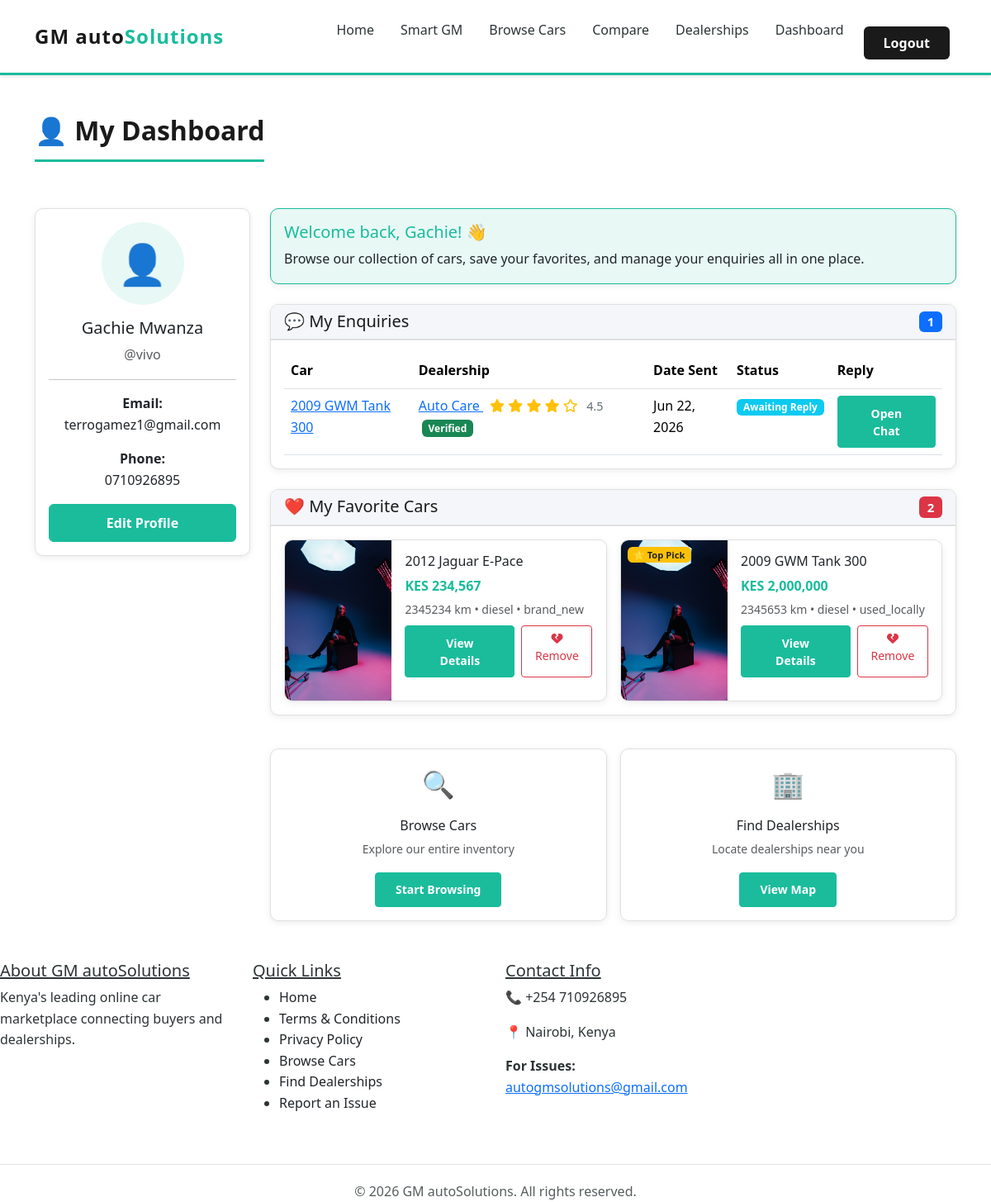
/dashboard/buyer/ (signed in), run on an earlier commit of the app's database.
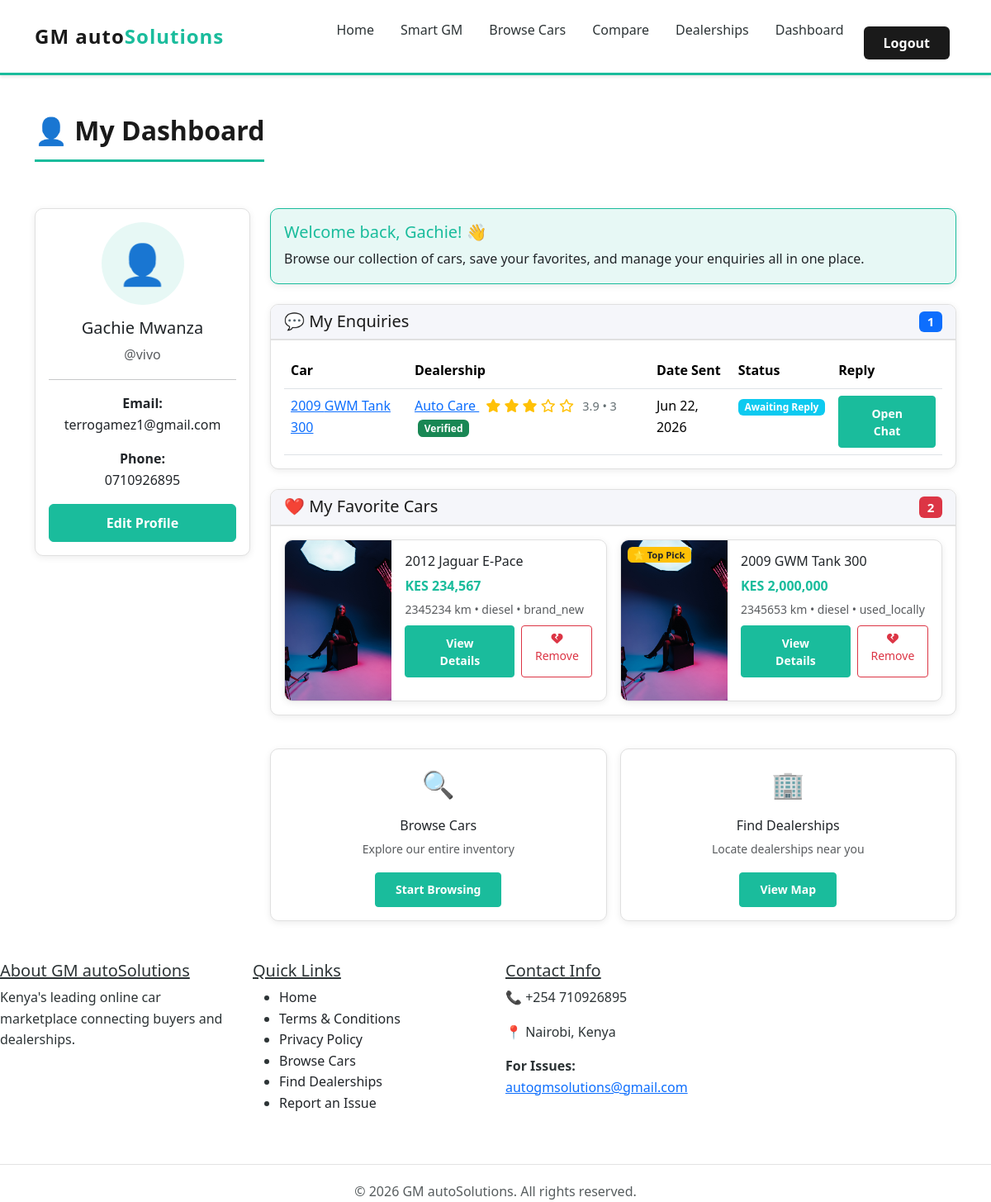
And on a later commit of the database.
### myapp/models.py (models this page shows, shortened)
class Enquiry(models.Model):
    car = models.ForeignKey(Car, on_delete=models.CASCADE, related_name='enquiries', null=True, blank=True)
    dealership = models.ForeignKey('Dealership', on_delete=models.CASCADE, related_name='enquiries', null=True, blank=True)
    buyer_name = models.CharField(max_length=255)
    buyer_email = models.EmailField()
    buyer_phone = models.CharField(max_length=15)
    message = models.TextField()
    is_read = models.BooleanField(default=False)
    dealership_response = models.TextField(null=True, blank=True)
    responded_at = models.DateTimeField(null=True, blank=True)
    created_at = models.DateTimeField(auto_now_add=True)

class Dealership(models.Model):
    user = models.OneToOneField(User, on_delete=models.CASCADE, related_name='dealership')
    company_name = models.CharField(max_length=255)
    description = models.TextField()
    logo = models.ImageField(upload_to='dealership_logos/', null=True, blank=True)
    website = models.URLField(blank=True)
    instagram_url = models.URLField(blank=True)
    facebook_url = models.URLField(blank=True)
    twitter_url = models.URLField(blank=True)
    youtube_url = models.URLField(blank=True)
    linkedin_url = models.URLField(blank=True)
    tiktok_url = models.URLField(blank=True)
    email = models.EmailField()
    phone_number = models.CharField(max_length=15)
    location = models.CharField(max_length=255)  # City/Area in Kenya
    area_code = models.CharField(max_length=20, blank=True, help_text="Area code (e.g., 00100 for Nairobi CBD)")
    latitude = models.FloatField(null=True, blank=True)  # For Google Maps
    longitude = models.FloatField(null=True, blank=True)  # For Google Maps
    address = models.TextField()
    business_certificate = models.FileField(upload_to='dealership_certificates/', null=True, blank=False)
    is_approved = models.BooleanField(default=False)  # Dealership must be approved to be active
    is_premium = models.BooleanField(default=False)  # Premium dealerships appear as top picks on the home page
    is_verified = models.BooleanField(default=False)  # Admin-controlled verified badge for trusted dealerships
    RESPONSE_TIME_CHOICES = [
        ('10_min', '10 min'),
        ('1_hr', '1 hr'),
        ('3_hr', '3 hr'),
        ('6_hr', '6 hr'),
        ('24_hr', '24 hr'),
    ]
    response_time_badge_enabled = models.BooleanField(default=False)
    response_time_badge_choice = models.CharField(
        max_length=20,
        choices=RESPONSE_TIME_CHOICES,
        blank=True,
        default=''
    )
    rating = models.FloatField(default=0, validators=[MinValueValidator(0), MaxValueValidator(5)])
    created_at = models.DateTimeField(auto_now_add=True)
    updated_at = models.DateTimeField(auto_now=True)

class Car(models.Model):
    FUEL_CHOICES = [
        ('petrol', 'Petrol'),
        ('diesel', 'Diesel'),
        ('hybrid', 'Hybrid'),
        ('electric', 'Electric'),
    ]
    TRANSMISSION_CHOICES = [
        ('manual', 'Manual'),
        ('automatic', 'Automatic'),
    ]
    CONDITION_CHOICES = [
        ('brand_new', 'Brand New'),
        ('used_locally', 'Locally Used'),
        ('used_foreignly', 'Foreignly Used'),
    ]
    ENGINE_SIZE_CHOICES = [
        ('0.6', '0.6L'),
        ('0.7', '0.7L'),
        ('0.8', '0.8L'),
        ('0.9', '0.9L'),
        ('1.0', '1.0L'),
        ('1.1', '1.1L'),
        ('1.2', '1.2L'),
        ('1.3', '1.3L'),
        ('1.4', '1.4L'),
        ('1.5', '1.5L'),
        ('1.6', '1.6L'),
        ('1.7', '1.7L'),
        ('1.8', '1.8L'),
        ('1.9', '1.9L'),
        ('2.0', '2.0L'),
        ('2.2', '2.2L'),
        ('2.3', '2.3L'),
        ('2.4', '2.4L'),
        ('2.5', '2.5L'),
        ('2.7', '2.7L'),
        ('2.8', '2.8L'),
        ('3.0', '3.0L'),
        ('3.2', '3.2L'),
        ('3.3', '3.3L'),
        ('3.5', '3.5L'),
        ('3.6', '3.6L'),
        ('3.8', '3.8L'),
        ('4.0', '4.0L'),
        ('4.2', '4.2L'),
        ('4.4', '4.4L'),
        ('4.6', '4.6L'),
        ('4.7', '4.7L'),
        ('5.0', '5.0L'),
        ('5.2', '5.2L'),
        ('5.5', '5.5L'),
        ('5.7', '5.7L'),
        ('6.0', '6.0L'),
        ('6.2', '6.2L'),
        ('6.4', '6.4L'),
        ('6.5', '6.5L'),
        ('other', 'Other'),
    ]
    DOORS_CHOICES = [
        (2, '2 Doors'),
        (3, '3 Doors'),
        (4, '4 Doors'),
        (5, '5 Doors'),
    ]
    BODY_TYPE_CHOICES = [
        ('sedan', 'Sedan'),
        ('suv', 'SUV'),
        ('hatchback', 'Hatchback'),
        ('coupe', 'Coupe'),
        ('convertible', 'Convertible'),
        ('wagon', 'Wagon'),
        ('pickup', 'Pickup'),
        ('van', 'Van'),
        ('other', 'Other'),
    ]
    OWNERS_CHOICES = [
        (0, '0 Owners'),
        (1, '1 Owner'),
        (2, '2 Owners'),
        (3, '3+ Owners'),
    ]
    dealership = models.ForeignKey(Dealership, on_delete=models.CASCADE, related_name='cars')
    title = models.CharField(max_length=255)
    make = models.CharField(max_length=100)  # Toyota, BMW, etc.
    model = models.CharField(max_length=100)  # Camry, 3 Series, etc.
    variant = models.CharField(max_length=100, blank=True)
    year = models.IntegerField(validators=[MinValueValidator(1990), MaxValueValidator(datetime.now().year + 1)])
    price = models.DecimalField(max_digits=12, decimal_places=2)
    mileage = models.IntegerField()  # in kilometers
    fuel_type = models.CharField(max_length=20, choices=FUEL_CHOICES)
    transmission = models.CharField(max_length=20, choices=TRANSMISSION_CHOICES)
    condition = models.CharField(max_length=20, choices=CONDITION_CHOICES)
    color = models.CharField(max_length=50)
    exterior_color = models.CharField(max_length=100, blank=True, help_text="Exterior paint color (e.g., Pearl White, Jet Black)")
    interior_color = models.CharField(max_length=100, blank=True, help_text="Interior color scheme (e.g., Black, Beige, Two-Tone)")
    seat_material = models.CharField(max_length=100, blank=True, help_text="Seat material type (e.g., Leather, Cloth, Nappa Leather)")
    interior_trim = models.CharField(max_length=100, blank=True, help_text="Interior trim material (e.g., Piano Black, Carbon Fiber, Wood Trim)")
    seats = models.IntegerField(default=5)
    engine_size = models.CharField(max_length=10, choices=ENGINE_SIZE_CHOICES, blank=True)
    doors = models.IntegerField(choices=DOORS_CHOICES, blank=True, null=True)
    body_type = models.CharField(max_length=20, choices=BODY_TYPE_CHOICES, blank=True)
    previous_owners = models.IntegerField(choices=OWNERS_CHOICES, blank=True, null=True)
    description = models.TextField()
    main_image = models.ImageField(upload_to='car_images/', null=True, blank=True)
    image2 = models.ImageField(upload_to='car_images/', null=True, blank=True)
    image3 = models.ImageField(upload_to='car_images/', null=True, blank=True)
    image4 = models.ImageField(upload_to='car_images/', null=True, blank=True)
    features = models.TextField(help_text="Comma-separated list of features")  # e.g., "ABS, Power Steering, AC, etc."
    is_sold = models.BooleanField(default=False)  # Mark car as sold
    is_approved = models.BooleanField(default=False)  # Must be approved by admin to appear
    is_premium = models.BooleanField(default=False)  # Premium cars appear in best cars section on home page
    is_top_pick = models.BooleanField(default=False)  # Top pick cars appear prominently on home page
    submitted_for_review = models.BooleanField(default=False)  # Dealership submitted for admin review
    submitted_at = models.DateTimeField(null=True, blank=True)  # When car was submitted for review
    created_at = models.DateTimeField(auto_now_add=True)
    updated_at = models.DateTimeField(auto_now=True)
    class Meta:
        ordering = ['-created_at']

### myapp/views.py (the view)
# urls.py: path('dashboard/buyer/', views.buyer_dashboard, name='buyer_dashboard'),
@login_required(login_url='login')
def buyer_dashboard(request):
    try:
        profile = request.user.profile
        if profile.user_type != 'buyer':
            return redirect('dealership_dashboard')
    except UserProfile.DoesNotExist:
        logger.error(f'User profile missing for user {request.user.username}')
        messages.error(request, 'Profile not found. Please complete your registration.')
        return redirect('home')
    except Exception as e:
        logger.exception(f'Error accessing buyer dashboard: {str(e)}')
        messages.error(request, 'An error occurred. Please try again.')
        return redirect('home')
    enquiries = Enquiry.objects.filter(buyer_email=request.user.email).order_by('-created_at')
    favorites = Favorite.objects.filter(user=request.user).select_related('car__dealership').order_by('-created_at')
    context = {
        'enquiries': enquiries,
        'favorites': favorites,
        'profile': profile,
    }
    return render(request, 'buyer_dashboard.html', context)

### myapp/context_processors.py (called while the page is built)
def car_hierarchy(request):
    return {
        'car_hierarchy_json': json.dumps(get_combined_car_hierarchy())
    }

### myapp/Templates/buyer_dashboard.html (shortened to what the changed rows need)
{% extends 'base.html' %}
{% load humanize %}
{% block content %}
<div class="container py-5">
    <div class="row mb-4">
        <div class="col-12">
            <h1 class="section-title">👤 My Dashboard</h1>
        </div>
    </div>
    <div class="row">
        <div class="col-lg-9 col-md-12">
            <div class="card">
                <div class="card-body">
                    {% if enquiries %}
                        <div class="table-responsive">
                            <table class="table table-hover mb-0">
                                <thead>
                                    <tr>
                                        <th>Car</th>
                                        <th>Dealership</th>
                                        <th>Date Sent</th>
                                        <th>Status</th>
                                        <th>Reply</th>
                                    </tr>
                                </thead>
                                <tbody>
                                    {% for enquiry in enquiries %}
                                        <tr>
                                            <td>
                                                {% if enquiry.car %}
                                                    <a href="/car/{{ enquiry.car.id }}/">
                                                        {{ enquiry.car.year }} {{ enquiry.car.make }} {{ enquiry.car.model }}
                                                    </a>
                                                {% else %}
                                                    <span class="text-muted">General enquiry</span>
                                                {% endif %}
                                            </td>
                                            <td>
                                                {% if enquiry.car %}
                                                    <a href="/dealership/{{ enquiry.car.dealership.id }}/">
                                                        {{ enquiry.car.dealership.company_name }}
                                                        {% include 'includes/dealership_rating.html' with dealership=enquiry.car.dealership %}
                                                        {% if enquiry.car.dealership.is_verified %}
                                                            <span class="badge bg-success text-white small ms-1">Verified</span>
                                                        {% endif %}
                                                    </a>
                                                {% endif %}
                                            </td>
                                            <td>{{ enquiry.created_at|date:"M d, Y" }}</td>
                                            <td>
                                                {% if enquiry.messages.last %}
                                                    {% if enquiry.messages.last.sender_type == 'dealership' %}
                                                        <span class="badge bg-success">Replied</span>
                                                    {% else %}
                                                        <span class="badge bg-info">Awaiting Reply</span>
                                                    {% endif %}
                                                {% else %}
                                                    <span class="badge bg-secondary">Pending</span>
                                                {% endif %}
                                            </td>
                                            <td>
                                                <a href="{% url 'view_enquiry' enquiry.id %}" class="btn btn-sm btn-primary">Open Chat</a>
                                            </td>
                                        </tr>
                                    {% endfor %}
                                </tbody>
                            </table>
                        </div>
                    {% else %}
                        <div class="alert alert-info mb-0">
                            <p class="mb-0">You haven't sent any enquiries yet.</p>
                            <a href="/cars/" class="btn btn-primary btn-sm mt-3">Browse Cars</a>
                        </div>
                    {% endif %}
                </div>
            </div>
        </div>
    </div>
</div>
{% endblock %}

### myapp/Templates/includes/dealership_rating.html
<div class="dealership-rating ms-2">
    <span class="stars text-warning" aria-hidden="true">
        {% for _ in "12345" %}
            {% if forloop.counter <= dealership.rating %}
                <i class="fas fa-star"></i>
            {% else %}
                <i class="far fa-star"></i>
            {% endif %}
        {% endfor %}
    </span>
    <small class="rating-number ms-1 d-none d-sm-inline">{{ dealership.rating|floatformat:1 }}{% if dealership.reviews.count %} • {{ dealership.reviews.count }}{% endif %}</small>
</div>

What changed in the data, as far as the page shows it:
shown differently, row unchanged: Enquiry "GWM": now shows "•"
changed Dealership: rating "4.5" → "3.9"; reviews.count (not shown) → "3"
